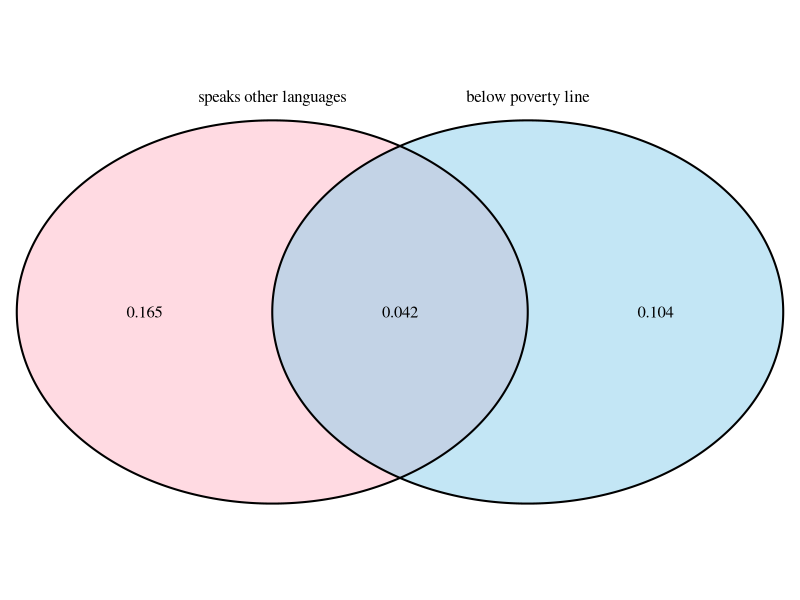
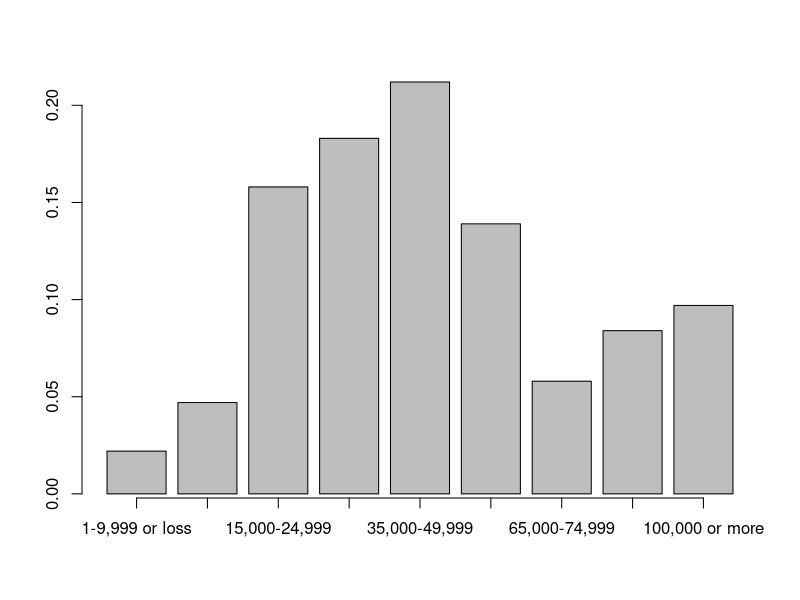

Reproduce these figures in R, in order.
## ---- chunk 1
knitr::opts_chunk$set(echo = TRUE)
## ---- chunk 2
library(VennDiagram)

#load the data 
survey_df <- c("below poverty line" = 0.146, "speaks other languages" = 0.207, "both" = 0.042)
survey_df 
## ---- chunk 3
# drawing the diagram
grid.newpage()
draw.pairwise.venn(area1 = 0.146, area2 = 0.207, cross.area = 0.042, category = c("below poverty line", "speaks other languages" ),
    fill = c("skyblue", "pink1"), 
    alpha = rep(0.5, 2), 
    cat.pos = c(0, 0), 
    cat.dist = rep(0.025, 2), 
    scaled = FALSE)
## ---- chunk 4
16.5 + 4.2 + 10.4
## ---- chunk 5
100 - 31.1
## ---- chunk 6
# If A and B represent events from two different and independent processes, then the probability that both A and B occur can be calculated as the product of their separate probabilities:

# P (A and B) = P (A) × P (B)
# P(below poverty line & speaks foriegn language)
0.042 == 0.146 * 0.207

## ---- chunk 7
# P(male with blue eyes | female with blue eyes)
# (total male + total female) - common criteria / total population

((108 + 114) - 78) / 204
## ---- chunk 8
# P(male with blue eyes & female with blue eyes)
 78/114
## ---- chunk 9
19/54
## ---- chunk 10
11/36
## ---- chunk 11
114/204 == 108/204
## ---- chunk 12
(28/95) * (59/94)
## ---- chunk 13
(72/95) * (28/94)
## ---- chunk 14
(72/95) * (28/95)
## ---- chunk 15
mean <- 0*.54 + 25*.34 + (25+35)*.12 #average revenue

ave_rev <- mean
ave_rev
## ---- chunk 16
sd <- sqrt(0^2*.54 + 25^2*.34 + 60^2*.12) #standard deviation
sd
## ---- chunk 17
expected_rev <- 120 * mean
expected_rev
## ---- chunk 18
standard_deviation <- sqrt(120 * sd^2)
standard_deviation
## ---- chunk 19
gender_income <- data.frame(income = c("1-9,999 or loss", "10,000-14,999", "15,000-24,999", "25,000-34,999", "35,000-49,999", "50,000-64,999", "65,000-74,999", "75,000-99,999", "100,000 or more"), total = c(0.022, 0.047, 0.158, 0.183, 0.212, 0.139, 0.058, 0.084, 0.097))

counts <- barplot(gender_income$total)
axis(1, at = counts, labels = gender_income$income)                  
## ---- chunk 20
less_50 <- .02 + .047 + .158 + .183 + .212
less_50
## ---- chunk 21
less_50_f <- less_50 * 0.41
less_50_f
